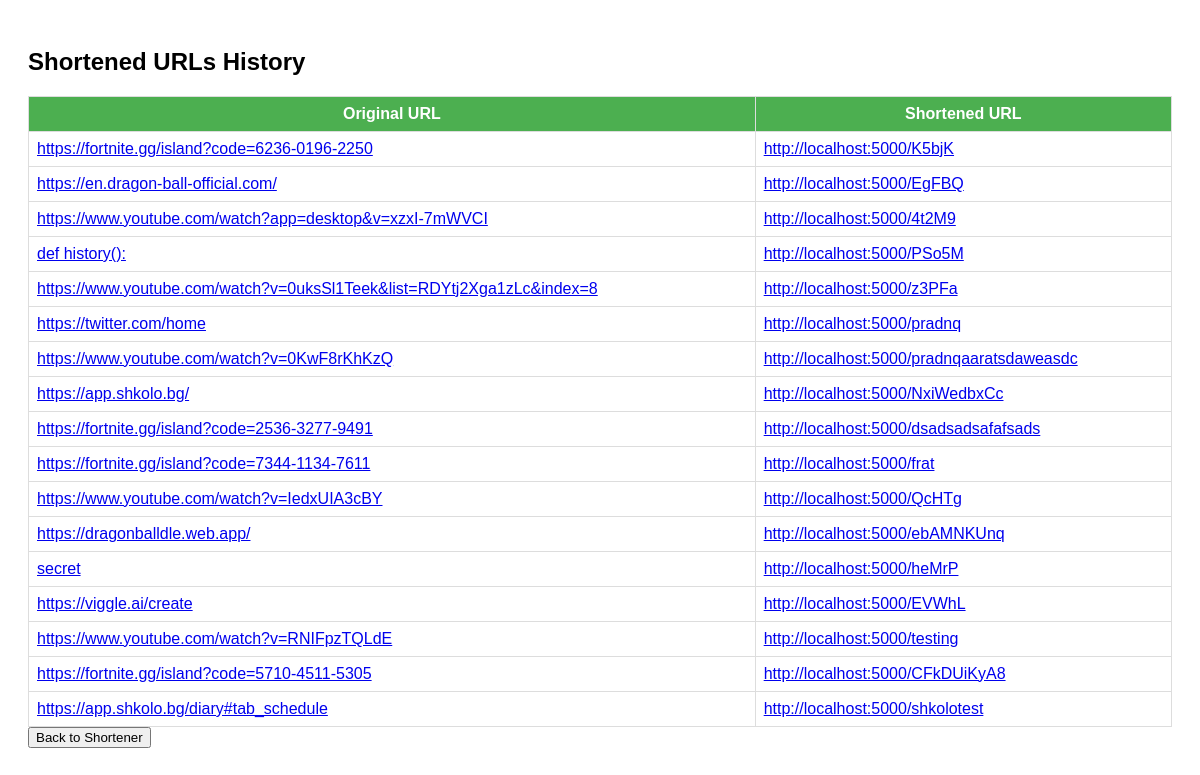
The app's page /history with its own data.
### app.py (models this page shows)
class ShortURL(db.Model):
    id = db.Column(db.Integer, primary_key=True)  # Идентификатор на запис
    original_url = db.Column(db.String(500), nullable=False)  # Оригинален URL
    shortened_url = db.Column(db.String(100), unique=True, nullable=False)  # Съкратен URL

### app.py (the view)
@app.route('/history')
def history():
    try:
        all_urls = ShortURL.query.all()  # Вземане на всички записи с URL от базата данни
        print("URLs retrieved from database:", all_urls)  # Дебъг линия за проверка
    except Exception as e:
        print("Error retrieving URLs:", e)  # Логване на грешка, ако има проблем
        all_urls = []  # В случай на грешка, върни празен списък
    return render_template('history.html', urls=all_urls)

### templates/history.html (shortened to what this page needs)
<!DOCTYPE html>
<html lang="en">
<head>
</head>
<body>
  <h2>Shortened URLs History</h2>
  <table>
    <tr>
      <th>Original URL</th>
      <th>Shortened URL</th>
    </tr>
    {% for url in urls %}
     <tr>
        <td><a href="{{ url.original_url }}" target="_blank">{{ url.original_url }}</a></td>
        <td><a href="{{ url.shortened_url }}" target="_blank">{{ url.shortened_url }}</a></td>
     </tr>
    {% endfor %}
  </table>
  <button onclick="window.location.href='/'">Back to Shortener</button>
</body>
</html>

### templates/history.html (style rules this page uses)
body { font-family: Arial, sans-serif; padding: 20px; }
table { width: 100%; border-collapse: collapse; }
th, td { border: 1px solid #ddd; padding: 8px; }
th { background-color: #4CAF50; color: white; }

### records on screen
ShortURL: original_url "https://fortnite.gg/island?code=6236-0196-2250", shortened_url "http://localhost:5000/K5bjK"
ShortURL: original_url "https://en.dragon-ball-official.com/", shortened_url "http://localhost:5000/EgFBQ"
ShortURL: original_url "https://www.youtube.com/watch?app=desktop&v=xzxI-7mWVCI", shortened_url "http://localhost:5000/4t2M9"
ShortURL: original_url "def history():", shortened_url "http://localhost:5000/PSo5M"
ShortURL: original_url "https://www.youtube.com/watch?v=0uksSl1Teek&list=RDYtj2Xga1zLc&index=8", shortened_url "http://localhost:5000/z3PFa"
ShortURL: original_url "https://twitter.com/home", shortened_url "http://localhost:5000/pradnq"
ShortURL: original_url "https://www.youtube.com/watch?v=0KwF8rKhKzQ", shortened_url "http://localhost:5000/pradnqaaratsdaweasdc"
ShortURL: original_url "https://app.shkolo.bg/", shortened_url "http://localhost:5000/NxiWedbxCc"
ShortURL: original_url "https://fortnite.gg/island?code=2536-3277-9491", shortened_url "http://localhost:5000/dsadsadsafafsads"
ShortURL: original_url "https://fortnite.gg/island?code=7344-1134-7611", shortened_url "http://localhost:5000/frat"
ShortURL: original_url "https://www.youtube.com/watch?v=IedxUIA3cBY", shortened_url "http://localhost:5000/QcHTg"
ShortURL: original_url "https://dragonballdle.web.app/", shortened_url "http://localhost:5000/ebAMNKUnq"
ShortURL: original_url "secret", shortened_url "http://localhost:5000/heMrP"
ShortURL: original_url "https://viggle.ai/create", shortened_url "http://localhost:5000/EVWhL"
ShortURL: original_url "https://www.youtube.com/watch?v=RNIFpzTQLdE", shortened_url "http://localhost:5000/testing"
ShortURL: original_url "https://fortnite.gg/island?code=5710-4511-5305", shortened_url "http://localhost:5000/CFkDUiKyA8"
ShortURL: original_url "https://app.shkolo.bg/diary#tab_schedule", shortened_url "http://localhost:5000/shkolotest"
